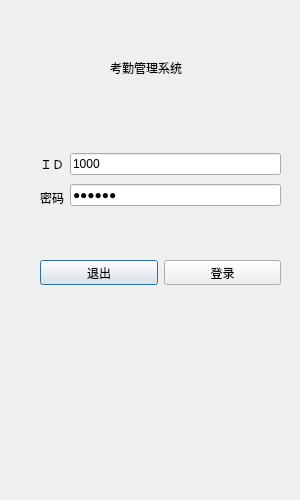
<?xml version="1.0" encoding="UTF-8"?>
<ui version="4.0">
 <class>Login</class>
 <widget class="QDialog" name="Login">
  <property name="geometry">
   <rect>
    <x>0</x>
    <y>0</y>
    <width>300</width>
    <height>500</height>
   </rect>
  </property>
  <property name="minimumSize">
   <size>
    <width>300</width>
    <height>500</height>
   </size>
  </property>
  <property name="maximumSize">
   <size>
    <width>300</width>
    <height>500</height>
   </size>
  </property>
  <property name="windowTitle">
   <string>登录</string>
  </property>
  <widget class="QLabel" name="label">
   <property name="geometry">
    <rect>
     <x>110</x>
     <y>60</y>
     <width>72</width>
     <height>16</height>
    </rect>
   </property>
   <property name="text">
    <string>考勤管理系统</string>
   </property>
   <property name="alignment">
    <set>Qt::AlignCenter</set>
   </property>
  </widget>
  <widget class="QWidget" name="layoutWidget">
   <property name="geometry">
    <rect>
     <x>40</x>
     <y>150</y>
     <width>241</width>
     <height>61</height>
    </rect>
   </property>
   <layout class="QHBoxLayout" name="horizontalLayout">
    <item>
     <layout class="QVBoxLayout" name="verticalLayout_2">
      <item>
       <widget class="QLabel" name="label_2">
        <property name="text">
         <string>ＩＤ</string>
        </property>
       </widget>
      </item>
      <item>
       <widget class="QLabel" name="label_3">
        <property name="text">
         <string>密码</string>
        </property>
       </widget>
      </item>
     </layout>
    </item>
    <item>
     <layout class="QVBoxLayout" name="verticalLayout">
      <item>
       <widget class="QLineEdit" name="username">
        <property name="text">
         <string>1000</string>
        </property>
        <property name="placeholderText">
         <string>请输入用户ＩＤ</string>
        </property>
       </widget>
      </item>
      <item>
       <widget class="QLineEdit" name="passwd">
        <property name="text">
         <string>123456</string>
        </property>
        <property name="echoMode">
         <enum>QLineEdit::Password</enum>
        </property>
        <property name="placeholderText">
         <string>请输入密码</string>
        </property>
       </widget>
      </item>
     </layout>
    </item>
   </layout>
  </widget>
  <widget class="QWidget" name="layoutWidget">
   <property name="geometry">
    <rect>
     <x>40</x>
     <y>260</y>
     <width>241</width>
     <height>25</height>
    </rect>
   </property>
   <layout class="QHBoxLayout" name="horizontalLayout_2">
    <item>
     <widget class="QPushButton" name="quitButton">
      <property name="text">
       <string>退出</string>
      </property>
     </widget>
    </item>
    <item>
     <widget class="QPushButton" name="loginButton">
      <property name="text">
       <string>登录</string>
      </property>
     </widget>
    </item>
   </layout>
  </widget>
 </widget>
 <resources/>
 <connections/>
</ui>
